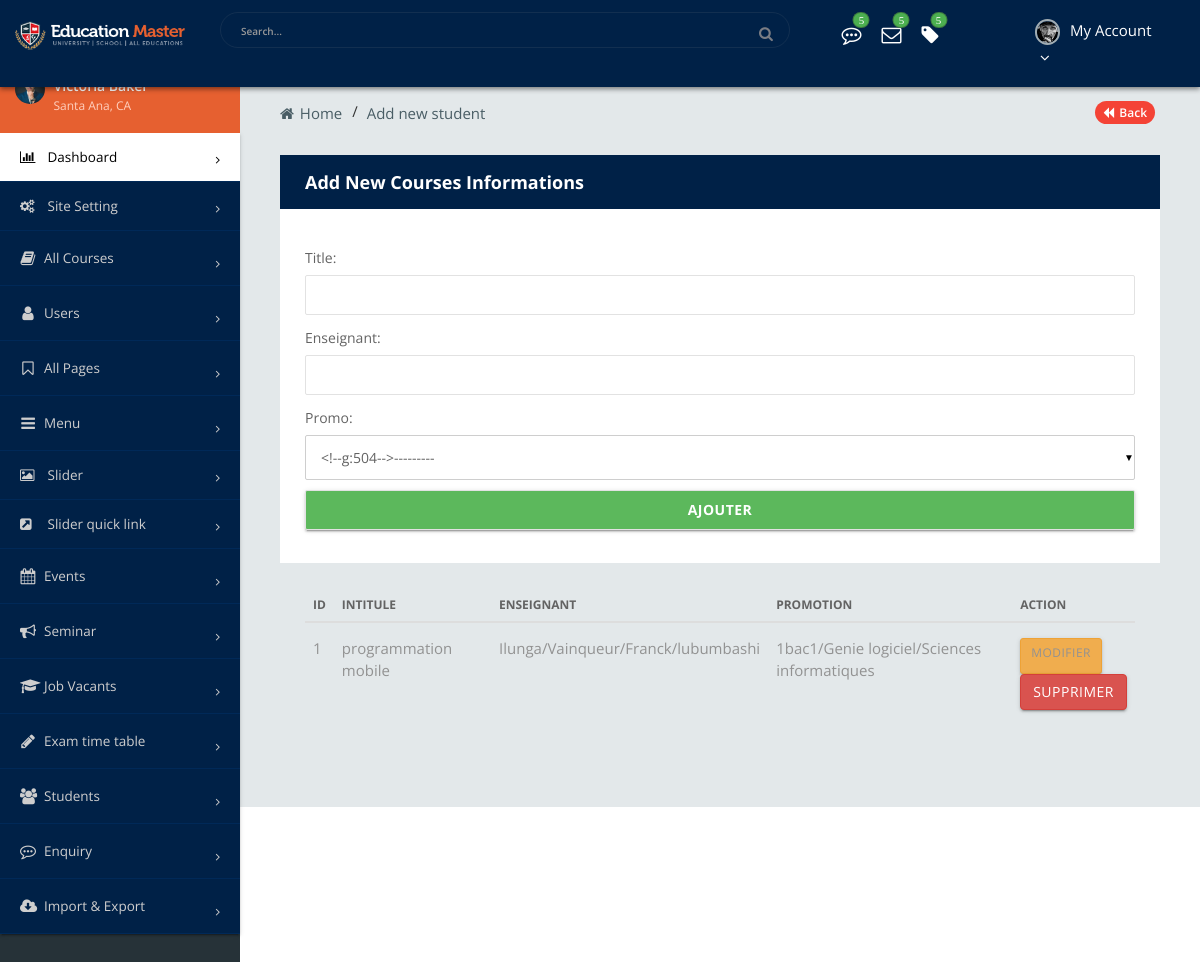
Page /add_new_cr on the committed database.
### app_studentPresent/models.py (models this page shows, shortened)
class Courses(models.Model):
    title = models.CharField(max_length=45)
    promo = models.ForeignKey(Promotion, on_delete=models.CASCADE)
    enseignant = models.ForeignKey(Enseignant, on_delete=models.CASCADE)

class Enseignant(models.Model):
    name= models.CharField(max_length=45)
    fistname=models.CharField(max_length=45, null=True)
    lastname=models.CharField(max_length=45, null=True)
    adresse = models.CharField(max_length=10, null=True)
    def __str__(self):
        return f"{self.name}/{self.fistname}/{self.lastname}/{self.adresse}"

class Promotion(models.Model):
    nom_pro = models.CharField(max_length=15)
    fil = models.ForeignKey(Filliere, on_delete=models.CASCADE)
    def __str__(self) :
        return f"{self.nom_pro}/{self.fil}"

class Filliere(models.Model):
    nom_fil = models.CharField(max_length=25)
    fac = models.ForeignKey(Faculte, on_delete = models.CASCADE)
    def __str__(self):
        return f"{self.nom_fil}/{self.fac}"

class Faculte(models.Model):
    nom_fac = models.CharField(max_length=25)
    def __str__(self):
        return self.nom_fac

### app_studentPresent/views/cours.py (the view)
# urls.py: path('add_new_cr', AddNewCourses, name="add_new_cr"),
def AddNewCourses(request, template_name='app_studentPresent/cours/add_cours.html'):
    if request.method == 'POST':
        fm = coursRegistration(request.POST)
        if fm.is_valid():
            titl = fm.cleaned_data['title']
            ensei = fm.cleaned_data['enseignant']
            prmo = fm.cleaned_data['promo']
            reg = Courses(title=titl, enseignant=ensei, promo=prmo)
            reg.save()
            fm = coursRegistration()
    else:
        fm = coursRegistration()
    courses = Courses.objects.all()
    return render(request, template_name, {'form': fm, 'cours': courses})

### app_studentPresent/forms/cours_forms.py
class coursRegistration(forms.ModelForm):
    class Meta:
        model = Courses
        fields = ['title','enseignant','promo']
        widgets = {
            'title': forms.TextInput(attrs={'class':'form-control'}),
            'enseignant': forms.TextInput(attrs={'class':'form-control'}),
            'promotion': forms.TextInput(attrs={'class':'form-control'}),
        }

### app_studentPresent/templates/app_studentPresent/cours/add_cours.html (shortened to what this page needs)
{% extends "base.html" %}
{% block content %}
<div class="sb2-2">
    <div class="sb2-2-2">
        <ul>
            <li><a href="index-2.html"><i class="fa fa-home" aria-hidden="true"></i> Home</a>
            </li>
            <li class="active-bre"><a href="#"> Add new student</a>
            </li>
            <li class="page-back"><a href="show"><i class="fa fa-backward" aria-hidden="true"></i> Back</a>
            </li>
        </ul>
    </div>
    <div class="sb2-2-3">
        <div class="row">
            <div class="col-md-12">
            <div class="box-inn-sp admin-form">
                    <div class="inn-title">
                        <h4>Add New Courses Informations</h4>
                    </div>
                    <div class="tab-inn">
                        <form action ="" method="POST">
                            <div class="row">
                                <div class="input-field col s6">
                                </div>
                            </div>
                            {{form.as_p}}
                            <input type="submit" class="btn btn-success" value ="Ajouter">
                        </form>
                    </div>
                </div>
                <div class="tab-inn">
                    <div class="table-responsive table-desi">
                        {% if cours %}
                        <table class="table table-hover">
                            <thead>
                                <tr>
                                    <th>id</th>
                                    <th>Intitule</th>
                                    <th>Enseignant</th>
                                    <th>Promotion</th>
                                    <th>Action</th>
                                </tr>
                            </thead>
                                {% for cr in cours %}
                                <tr>
                                    <td>{{cr.id}}</td>
                                    <td>{{cr.title}}</td>
                                    <td>{{cr.enseignant}}</td>
                                    <td>1{{cr.promo}}</td>
                                    <td>
                                        <a href="{% url 'updatedata_cr' cr.id %}" class="btn btn-warning btn-sm">Modifier</a>
                                        <form action="{% url 'deletedata_cr' cr.id %}" method="post" class="d-inline">
                                            <input type="submit" class="btn btn-danger" value="Supprimer">
                                        </form>
                                    </td>
                                </tr>
                                {% endfor %}
                        </table>
                        {% else  %}
                        <h4 class="text-center alert alert-warning">0 enregistrement</h4>
                        {% endif %}
                    </div>
                </div>
            </div>
        </div>
    </div>
</div>
</div>
{% endblock content %}

### rows in the picture
Courses: id "1", title "programmation mobile", enseignant "Ilunga/Vainqueur/Franck/lubumbashi", promo "bac1/Genie logiciel/Sciences informatiques"
